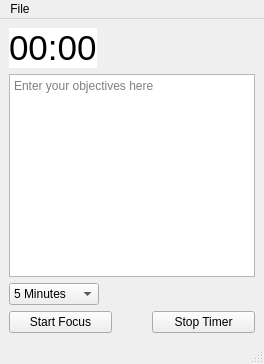
<?xml version="1.0" encoding="UTF-8"?>
<ui version="4.0">
 <class>MainWindow</class>
 <widget class="QMainWindow" name="MainWindow">
  <property name="geometry">
   <rect>
    <x>0</x>
    <y>0</y>
    <width>264</width>
    <height>364</height>
   </rect>
  </property>
  <property name="windowTitle">
   <string>MainWindow</string>
  </property>
  <widget class="QWidget" name="centralwidget">
   <layout class="QVBoxLayout" name="verticalLayout">
    <item>
     <layout class="QHBoxLayout" name="horizontalLayout_2" stretch="1,2">
      <property name="spacing">
       <number>4</number>
      </property>
      <item>
       <widget class="QLabel" name="timeDisplay">
        <property name="maximumSize">
         <size>
          <width>200</width>
          <height>50</height>
         </size>
        </property>
        <property name="font">
         <font>
          <pointsize>26</pointsize>
         </font>
        </property>
        <property name="autoFillBackground">
         <bool>false</bool>
        </property>
        <property name="styleSheet">
         <string notr="true">background:rgb(255,255,255)</string>
        </property>
        <property name="text">
         <string>00:00</string>
        </property>
       </widget>
      </item>
      <item>
       <spacer name="horizontalSpacer">
        <property name="orientation">
         <enum>Qt::Horizontal</enum>
        </property>
        <property name="sizeHint" stdset="0">
         <size>
          <width>188</width>
          <height>20</height>
         </size>
        </property>
       </spacer>
      </item>
     </layout>
    </item>
    <item>
     <widget class="QPlainTextEdit" name="focusText">
      <property name="placeholderText">
       <string>Enter your objectives here</string>
      </property>
     </widget>
    </item>
    <item>
     <layout class="QHBoxLayout" name="horizontalLayout_3">
      <item>
       <widget class="QComboBox" name="timerSelect">
        <item>
         <property name="text">
          <string>5 Minutes</string>
         </property>
        </item>
        <item>
         <property name="text">
          <string>10 Minutes</string>
         </property>
        </item>
        <item>
         <property name="text">
          <string>15 Minutes</string>
         </property>
        </item>
        <item>
         <property name="text">
          <string>20 Minutes</string>
         </property>
        </item>
       </widget>
      </item>
      <item>
       <spacer name="horizontalSpacer_2">
        <property name="orientation">
         <enum>Qt::Horizontal</enum>
        </property>
        <property name="sizeHint" stdset="0">
         <size>
          <width>40</width>
          <height>20</height>
         </size>
        </property>
       </spacer>
      </item>
     </layout>
    </item>
    <item>
     <layout class="QHBoxLayout" name="horizontalLayout" stretch="2,2">
      <property name="spacing">
       <number>40</number>
      </property>
      <item>
       <widget class="QPushButton" name="startBtnTimer">
        <property name="text">
         <string>Start Focus</string>
        </property>
       </widget>
      </item>
      <item>
       <widget class="QPushButton" name="stopTimerBtn">
        <property name="text">
         <string>Stop Timer</string>
        </property>
       </widget>
      </item>
     </layout>
    </item>
   </layout>
  </widget>
  <widget class="QMenuBar" name="menubar">
   <property name="geometry">
    <rect>
     <x>0</x>
     <y>0</y>
     <width>264</width>
     <height>24</height>
    </rect>
   </property>
   <widget class="QMenu" name="menuFile">
    <property name="title">
     <string>File</string>
    </property>
    <addaction name="actionAbout"/>
    <addaction name="actionClose"/>
   </widget>
   <addaction name="menuFile"/>
  </widget>
  <widget class="QStatusBar" name="statusbar"/>
  <action name="actionAbout">
   <property name="text">
    <string>About</string>
   </property>
  </action>
  <action name="actionClose">
   <property name="text">
    <string>Close</string>
   </property>
  </action>
 </widget>
 <resources/>
 <connections>
  <connection>
   <sender>startBtnTimer</sender>
   <signal>clicked()</signal>
   <receiver>MainWindow</receiver>
   <slot>startTimerBtnClicked()</slot>
   <hints>
    <hint type="sourcelabel">
     <x>104</x>
     <y>324</y>
    </hint>
    <hint type="destinationlabel">
     <x>138</x>
     <y>320</y>
    </hint>
   </hints>
  </connection>
 </connections>
 <slots>
  <slot>startTimerBtnClicked()</slot>
 </slots>
</ui>
